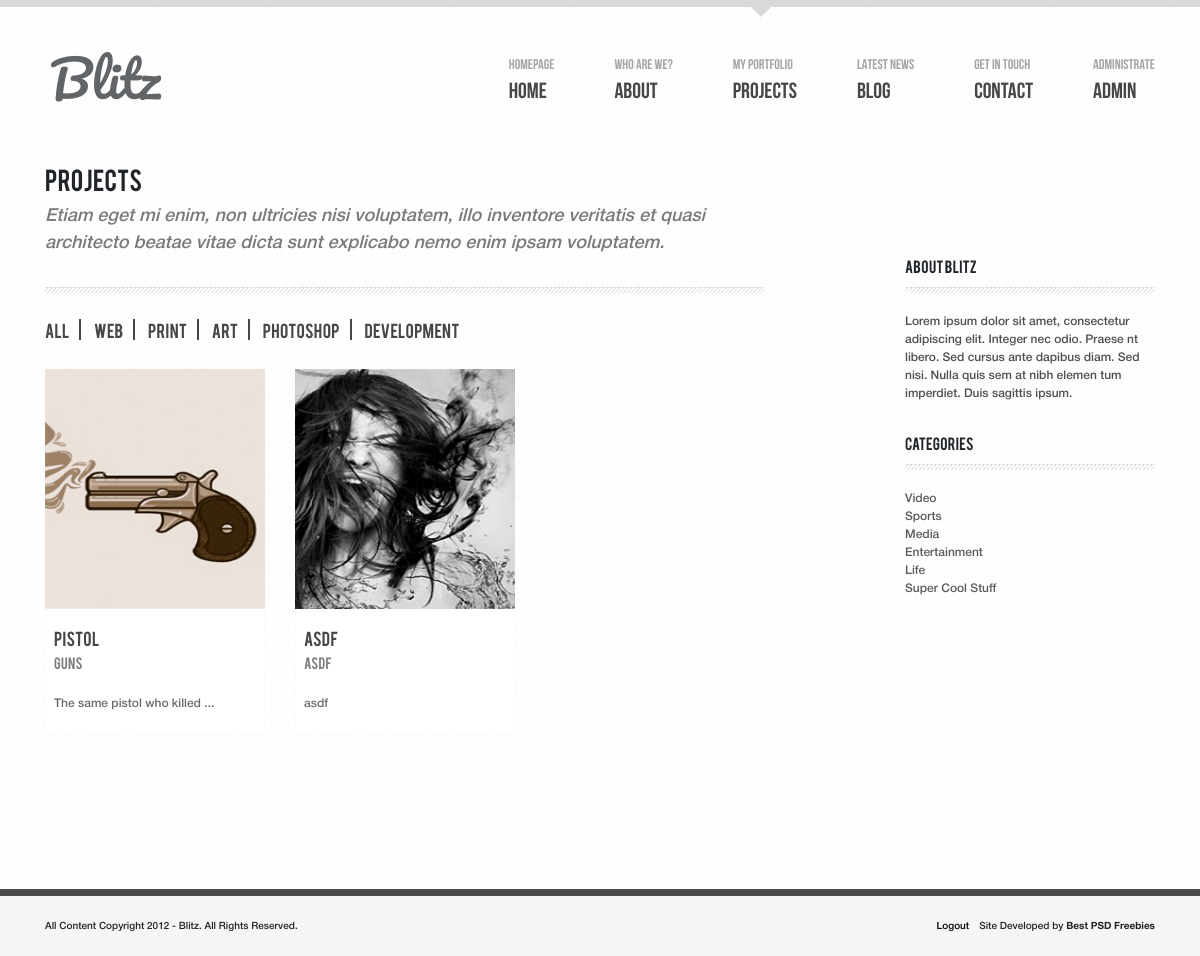
The page /projects (signed in) on the database its author committed.
### models.py (models this page shows, shortened)
class Projects(db.Model):
    id = db.Column(db.Integer, primary_key=True)
    img_path = db.Column(db.String(100), default='../static/images/projects_img')
    title = db.Column(db.String(30), nullable=False)
    category = db.Column(db.String(20), nullable=False)
    text = db.Column(db.String(200), nullable=False)

### view.py (the view)
@app.route('/projects')
def projects():
    projects = Projects.query.limit(6).all()
    return render_template('projects.html', projects=projects)

### templates/projects.html (shortened to what this page needs)
{% extends 'base.html' %}
{% block head %}
    <link rel="stylesheet" href="{{ url_for('static', filename='css/projects.css') }}">
    <link rel="stylesheet" href="{{ url_for('static', filename='css/media.css') }}">
{% endblock %}
{% block main %}
    <main class="main">
        <div class="container">
            <div class="projects-inner d-flex justify-content-between">
                <div class="main-of-projects">
                    <div class="projects-title">
                        <div class="title text-uppercase">Projects</div>
                        <div class="subtitle">
                            Etiam eget mi enim, non ultricies nisi voluptatem, illo inventore veritatis et quasi architecto beatae
                            vitae dicta sunt explicabo nemo enim ipsam voluptatem.
                        </div>
                        <hr class="line">
                    </div>
                    <div class="projects-categories text-uppercase">
                        <a href="projects">all</a>
                        <a href="projects&cat=web">web</a>
                        <a href="projects&cat=print">print</a>
                        <a href="projects&cat=art">art</a>
                        <a href="projects&cat=photoshop">photoshop</a>
                        <a href="projects&cat=development">development</a>
                    </div>
                    <div class="projects-main-section">
                        <div class="projects-items">
                            {% for el in projects %}
                            <div class="projects-item">
                                <div class="item-img">
                                    <img src='{{ el.img_path }}' alt="">
                                </div>
                                <div class="item-info">
                                    <div class="title-text">
                                        <a href="#" class="title text-uppercase">{{ el.title }}</a>
                                        <div class="subtitle">{{ el.category }}</div>
                                    </div>
                                    <div class="text d-flex flex-wrap">
                                        {{ el.text }}
                                    </div>
                                </div>
                            </div>
                            {% endfor %}
                        </div>
                    </div>
                </div>
                <aside class="aside">
                    <div class="about-blitz">
                        <div class="title text-uppercase">About blitz</div>
                        <hr class="line">
                        <div class="text">Lorem ipsum dolor sit amet, consectetur adipiscing elit. Integer nec odio. Praese nt libero. Sed cursus ante dapibus diam. Sed nisi. Nulla quis sem at nibh elemen tum imperdiet. Duis sagittis ipsum. </div>
                    </div>
                    <div class="categories">
                        <div class="title text-uppercase">Categories</div>
                        <hr class="line">
                        <div class="text">
                            <a href="#">Video</a>
                            <a href="#">Sports</a>
                            <a href="#">Media</a>
                            <a href="#">Entertainment</a>
                            <a href="#">Life</a>
                            <a href="#">Super Cool Stuff</a>
                        </div>
                    </div>
                </aside>
       </div>
    </main>
{% endblock %}

### static/css/footer.css (style rules this page uses)
html { font-size: 10px; color: #474747; }

### static/css/projects.css (style rules this page uses)
html { font-size: 10px; color: #474747; }
body { background: url('../images/body_bg1.jpg'); }
a { text-decoration: none; }
.line { height: 5px; background: url('../images/line.jpg'); }
.projects-title { width: 72rem; }
.projects-title .title { font-family: 'Bebas' ,serif; font-size: 2.4rem; padding-bottom: .6rem; }
.projects-title .subtitle { font-family: 'Helvetica Neue',serif; font-size: 1.8rem; font-style: italic; opacity: .6; font-weight: 400; padding-bottom: 2rem; }
.line { height: 5px; background-color: #000; opacity: .7; }
.projects-main-section { max-width: 76rem; }
.projects-categories { padding-top: 1.5rem; padding-bottom: 2.7rem; }
.projects-categories a { font-family: 'Bebas', serif; font-size: 1.6rem; color: #474747; text-decoration: none; border-right: 2px solid #474747; padding-right: 1rem; margin-right: 1rem; }
.projects-categories a:last-child { border: none; }
.projects-items { display: flex; flex-wrap: wrap; align-items: flex-start; }
.projects-items { margin-bottom: 4rem; }
.projects-item { margin-right: 3rem; margin-bottom: 2.5rem; }
.projects-item:last-child { margin-right: 0; }
.projects-item .item-info { width: 22rem; background-color: #fff; border: 1px solid #fafafa; border-top: transparent; padding: 1.7rem .8rem 2rem .8rem; }
.projects-item img { width: 22rem; height: 24rem; }
.projects-item .title { font-family: 'Bebas', serif; font-size: 1.6rem; color: #474747; }
.projects-item .subtitle { font-family: 'Bebas', serif; font-size: 1.3rem; color: #474747; opacity: .7; padding-top: .3rem; }
.projects-item .text { font-family: 'Helvetica Neue', sans-serif; font-size: 1.2rem; color: #474747; opacity: .8; padding-top: 2.2rem; }
.aside { width: 25rem; padding-top: 8.54%; }
.aside .title { font-family: 'Bebas', serif; font-size: 1.4rem; }
.aside .text { font-family: 'Helvetica Neue', sans-serif; font-size: 1.2rem; opacity: .8; padding-top: 1rem; padding-bottom: 3rem; }
.aside .categories .text { display: flex; flex-direction: column; }
.aside .text a { font-family: 'Helvetica Neue', sans-serif; font-size: 1.2rem; color: #000; opacity: .8; text-decoration: none; }

### rows shown on the page
Projects: img_path (picture), title "PISTOL", category "Guns", text "The same pistol who killed ..."
Projects: img_path (picture), title "ASDF", category "asdf", text "asdf"
